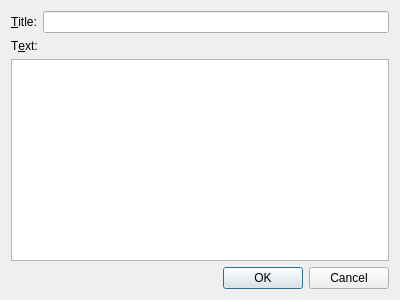
<?xml version="1.0" encoding="UTF-8"?>
<ui version="4.0">
 <class>EditNoteDialog</class>
 <widget class="QDialog" name="EditNoteDialog">
  <property name="geometry">
   <rect>
    <x>0</x>
    <y>0</y>
    <width>400</width>
    <height>300</height>
   </rect>
  </property>
  <property name="windowTitle">
   <string>Dialog</string>
  </property>
  <layout class="QVBoxLayout" name="verticalLayout">
   <item>
    <layout class="QFormLayout" name="formLayout">
     <item row="1" column="0">
      <widget class="QLabel" name="label">
       <property name="text">
        <string>&amp;Title:</string>
       </property>
       <property name="buddy">
        <cstring>plainTextEdit</cstring>
       </property>
      </widget>
     </item>
     <item row="1" column="1">
      <widget class="QLineEdit" name="titleEdit"/>
     </item>
    </layout>
   </item>
   <item>
    <widget class="QLabel" name="label_2">
     <property name="text">
      <string>T&amp;ext:</string>
     </property>
     <property name="buddy">
      <cstring>titleEdit</cstring>
     </property>
    </widget>
   </item>
   <item>
    <widget class="QPlainTextEdit" name="plainTextEdit"/>
   </item>
   <item>
    <widget class="QDialogButtonBox" name="buttonBox">
     <property name="orientation">
      <enum>Qt::Horizontal</enum>
     </property>
     <property name="standardButtons">
      <set>QDialogButtonBox::Cancel|QDialogButtonBox::Ok</set>
     </property>
    </widget>
   </item>
  </layout>
 </widget>
 <tabstops>
  <tabstop>plainTextEdit</tabstop>
 </tabstops>
 <resources/>
 <connections>
  <connection>
   <sender>buttonBox</sender>
   <signal>accepted()</signal>
   <receiver>EditNoteDialog</receiver>
   <slot>accept()</slot>
   <hints>
    <hint type="sourcelabel">
     <x>248</x>
     <y>254</y>
    </hint>
    <hint type="destinationlabel">
     <x>157</x>
     <y>274</y>
    </hint>
   </hints>
  </connection>
  <connection>
   <sender>buttonBox</sender>
   <signal>rejected()</signal>
   <receiver>EditNoteDialog</receiver>
   <slot>reject()</slot>
   <hints>
    <hint type="sourcelabel">
     <x>316</x>
     <y>260</y>
    </hint>
    <hint type="destinationlabel">
     <x>286</x>
     <y>274</y>
    </hint>
   </hints>
  </connection>
 </connections>
</ui>
